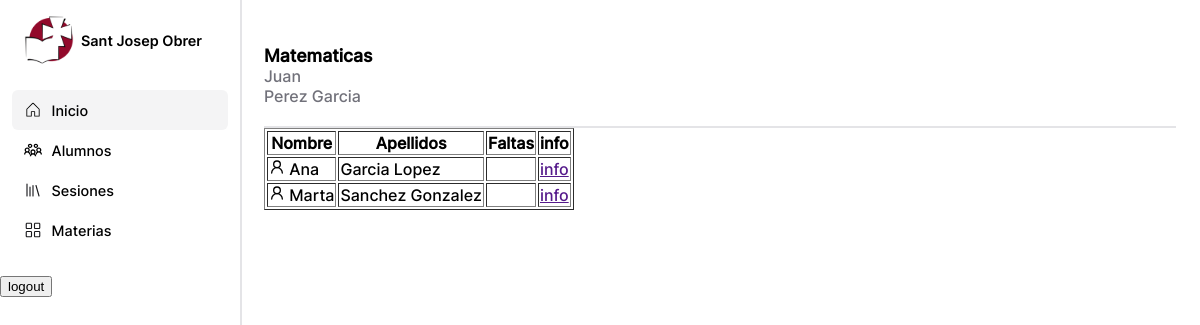
The page /profesor/show_materia.php?id=1 (signed in) on the database its author committed.
### tables this page shows
CREATE TABLE `materia` (
  `ID` int(10) NOT NULL,
  `Nombre` varchar(30) NOT NULL,
  `Dia` enum('LUN','MAR','MIE','JUE','VIE','SAB','DOM') NOT NULL,
  `Hora` time NOT NULL,
  `ID_Profesor` varchar(10) NOT NULL
);

CREATE TABLE `personal` (
  `DNI` varchar(10) NOT NULL,
  `Nombre` varchar(50) NOT NULL,
  `Apellidos` varchar(50) NOT NULL,
  `Email` varchar(50) NOT NULL,
  `ROL` enum('PRO','ADM','COO') NOT NULL,
  `Password` varchar(300) NOT NULL,
  `Telefono` int(9) NOT NULL
);

CREATE TABLE `alumno` ( 
  `ID` int(12) NOT NULL,
  `Nombre` varchar(50) NOT NULL,
  `Apellidos` varchar(50) NOT NULL,
  `ID_Materia` int(10) NOT NULL
);

### profesor/show_materia.php (the view, shortened to what this page needs)
<?php
    require('../config/conexion.php');
    $db = new PDO($conn, $fields['user'], $fields['pass']);
    $db ->setAttribute(PDO::ATTR_ERRMODE, PDO::ERRMODE_EXCEPTION);
    $class_id = $_GET['id'];
    $query = $db->prepare('SELECT * FROM materia WHERE ID = ?');
    $query->execute([$class_id]);
    $class = $query->fetch(PDO::FETCH_ASSOC);
    $query = $db->prepare('SELECT * FROM personal WHERE DNI = :id_profesor');
    $query->bindParam(':id_profesor', $class['ID_Profesor']);
    $query->execute();
    $prof = $query->fetch(PDO::FETCH_ASSOC);
    $query = $db->prepare('SELECT * FROM alumno WHERE ID_Materia = :id_materia');
    $query->bindParam(':id_materia', $class['ID']);
    $query->execute();
    $alumnos = $query->fetchAll(PDO::FETCH_ASSOC);
?>
<!DOCTYPE html>
<html lang="en">
<head>
    <link rel="stylesheet" href="../assets/css/profesor_dashboard.css">
</head>
<body>
    <div id="aside">
        <div id="titlelogo">
            <img src="../assets/img/logoSJO.svg" alt="Logo SJO">
            <p>Sant Josep Obrer</p>
        </div>
        <ul id="side-menu">
            <li class="active">
                <a href="#">
                    <img src="../assets/img/icon-home.svg" alt="Home icon">
                    Inicio
                </a>
            </li>
            <li>
                <a href="#">
                    <img src="../assets/img/Vector.svg" alt="Students icon">
                    Alumnos
                </a>
            </li>
            <li>
                <a href="#">
                    <img src="../assets/img/library.svg" alt="Library icon">
                    Sesiones
                </a>
            </li>
            <li>
                <a href="#">
                    <img src="../assets/img/layout-grid.svg" alt="Layout icon">
                    Materias
                </a>
            </li>
        </ul>
        <form action="profesor_dashboard.php" method="post">
            <input type="submit" value="logout" name="logout">
        </form>
    </div>
    <div id="main">
        <div id="content">
            <div id="title">
                <php>
                <h3><?=$class['Nombre']?></h3>
                <p><?=$prof['Nombre']?></p>
                <p><?=$prof['Apellidos']?></p>
                </php>
            </div>
            <div id="main-content">
                                <table border="1">
                    <tr>
                        <th>Nombre</th>
                        <th>Apellidos</th>
                        <th>Faltas</th>
                        <th>info</th>
                    </tr>
                    <?php foreach ($alumnos as $alumno) {?>
                        <tr>
                            <td>
                                <img src="../assets/img/user.svg" alt="user">
                                <?= $alumno['Nombre'] ?>
                            </td>
                            <td><?= $alumno['Apellidos'] ?></td>
                            <td>
                            </td>
                            <td><a href="">info</a></td>
                        </tr>
                    <?php } ?>
                </table>
            </div>
        </div>
    </div>
</body>
</html>

### assets/css/profesor_dashboard.css (style rules this page uses)
body { margin: 0; padding: 0; display: flex; font-family: Inter; }
#aside { width: 20vw; height: 100vh; overflow: hidden; position: fixed; display: flex; flex-direction: column; background-color: white; border-right: 2px solid rgba(228, 228, 231, 1); gap: 25px; }
#titlelogo { display: flex; flex-wrap: nowrap; width: 100%; align-items: center; padding-left: 10%; gap: 7px; margin-top: 15px; }
#titlelogo img { height: 50px; width: 50px; max-width: 50px; max-height: 50px; }
#titlelogo p { font-size: 0.9rem; font-family: Inter-B; text-wrap: balance; margin: 0; padding: 0; display: flex; }
#side-menu { display: flex; flex-direction: column; width: 100%; height: fit-content; margin: 0; padding: 0; }
#side-menu li { height: fit-content; width: 90%; list-style: none; margin-left: 5%; background-color: white; border-radius: 6px; }
#side-menu .active { background-color: rgba(244, 244, 245, 1); }
#side-menu li a { display: flex; align-items: center; gap: 10px; text-decoration: none; color: black; height: 40px; padding-left: 12px; font-family: Inter; font-size: 0.9rem; }
#side-menu li a img { height: 1.1rem; width: 1.1rem; max-width: 25px; max-height: 25px; aspect-ratio: 1/1; margin: 0; padding: 0; display: flex; align-items: center; justify-content: center; }
#main { margin-left: 20vw; width: 100%; overflow: hidden; text-wrap: pretty; display: flex; align-items: center; justify-content: center; }
#content { width: 95%; margin-top: 20px; }
#title { width: 100%; height: fit-content; display: flex; flex-direction: column; gap: 5px; padding: 25px 0 20px 0; border-bottom: 2px solid rgba(228, 228, 231, 1); }
#title h3 { margin: 0; padding: 0; color: black; font-weight: 600; font-size: 1.1rem; }
#title p { margin: 0; padding: 0; color: rgba(113, 113, 122, 1); }

### rows shown on the page
materia: Nombre "Matematicas"
personal: Nombre "Juan", Apellidos "Perez Garcia"
alumno: Nombre "Ana", Apellidos "Garcia Lopez"
alumno: Nombre "Marta", Apellidos "Sanchez Gonzalez"
